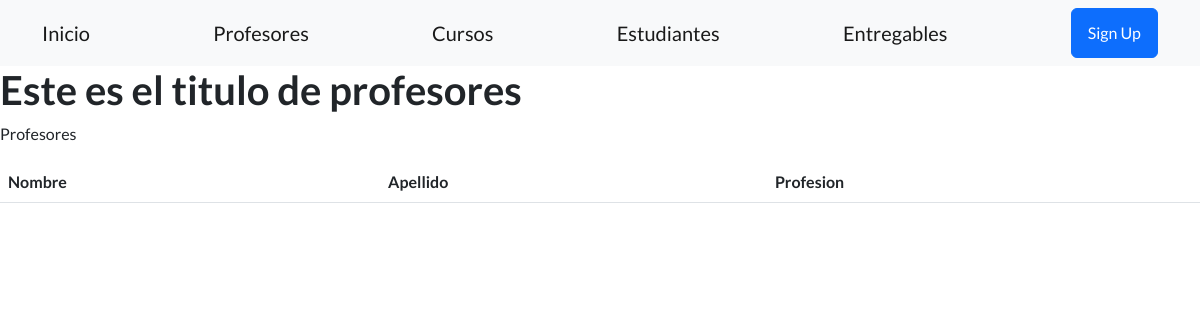
The page /app-coder/profesores on the database as committed earlier.
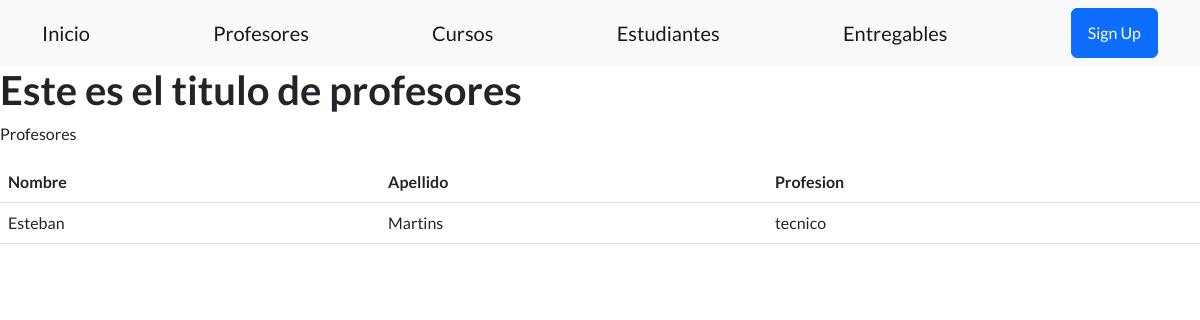
The same page on the database as committed later.
### AppCoder/models.py (models this page shows)
class Profesor(models.Model):
    nombre = models.CharField(max_length=50)
    apellido = models.CharField(null=True, max_length=30)
    email = models.EmailField(null=True)
    profesion = models.CharField(null=True, max_length=30)

### AppCoder/views.py (the view)
# urls.py: path('profesores', views.profesores, name="Profesores"),
def profesores(req):
    listaProfesores = Profesor.objects.all()
    return render(req, 'profesores.html', {"lista_profesores": listaProfesores})

### AppCoder/templates/profesores.html
{% extends "padre.html" %}
    {% load static %}
    {% block contenidoQueCambia %}
    <h1> Este es el titulo de profesores</h1>
    <p> Profesores</p>
    <table class="table">
        <tr><th>Nombre</th><th>Apellido</th><th>Profesion</th></tr>
            {% for profesor in lista_profesores %}
            <tr>
                <td>{{profesor.nombre}}</td>
                <td>{{profesor.apellido}}</td>
                <td>{{profesor.profesion}}</td>
            </tr>
            {% endfor %}
        </table>
    {% endblock %}

Rows that differ between the two databases and show on the page:
added Profesor: nombre "Esteban", apellido "Martins", profesion "tecnico"
